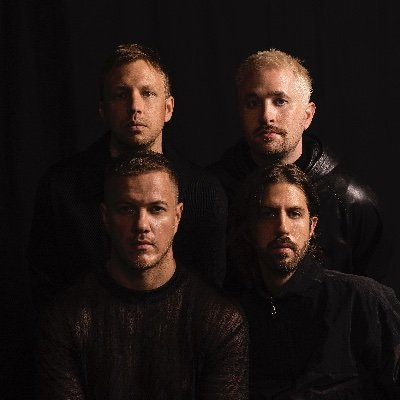
#> input picture Iot_raspberrypi/06_multimidia/ssd.jpg, 400 x 400 px
$ python OpenCV_image.py
#> lines starting #> are read from the running program, lines starting #| are printed output that depends on the picture; after the words box and inside, x2 and y2 are one past the last pixel; in counts of white or black regions, pixels touching at a corner belong together
import cv2

img = cv2.imread('ssd.jpg')
#> img is the input picture: shape (400, 400, 3); mean B, G, R 20.1, 22.4, 30.9
img2 = cv2.resize(img, (1000, 800))
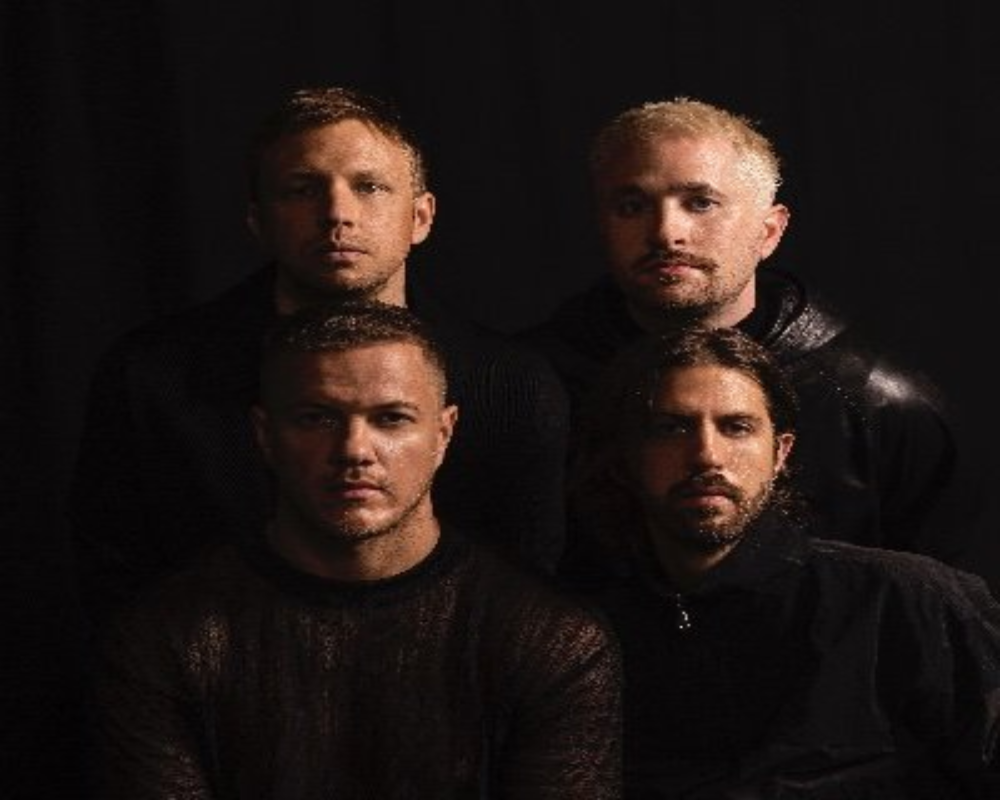
#> img2: shape (800, 1000, 3); mean B, G, R 20, 22.3, 30.8

gray = cv2.cvtColor(img, cv2.COLOR_BGR2GRAY)
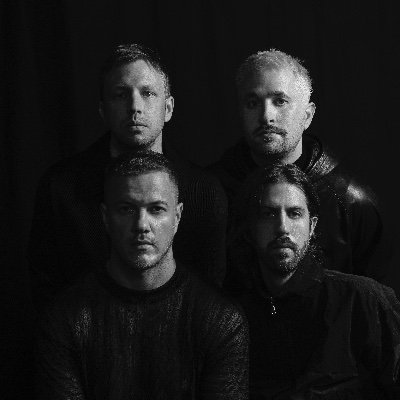
#> gray: shape (400, 400); min 0, max 246, mean 24.8

#Edge 선 추출
Edge1 = cv2.Canny(img, 0, 100)
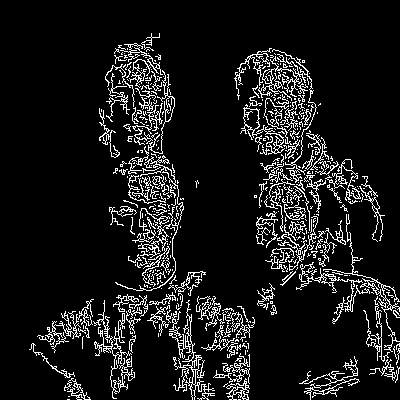
#> Edge1: shape (400, 400); 9.8% white in thin lines or dots, all inside (x1, y1, x2, y2) = (29, 33, 400, 400)
Edge2 = cv2.Canny(img, 100, 150)
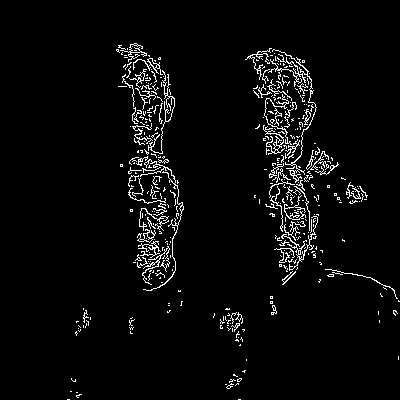
#> Edge2: shape (400, 400); 4% white in thin lines or dots, all inside (x1, y1, x2, y2) = (67, 43, 400, 400)
Edge3 = cv2.Canny(img, 150, 200)
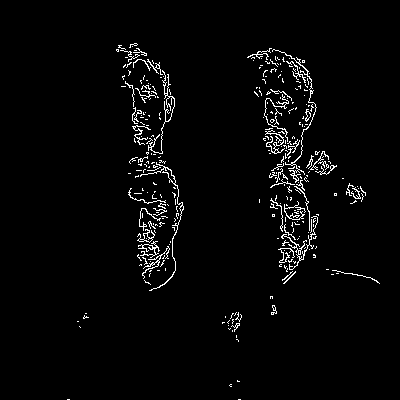
#> Edge3: shape (400, 400); 2.8% white in thin lines or dots, all inside (x1, y1, x2, y2) = (67, 43, 380, 400)

#cv2.imshow('a', img)
#cv2.imshow('b', img2)
#cv2.imshow('c', gray)

cv2.imshow('d', Edge1)
cv2.imshow('e', Edge2)
cv2.imshow('f', Edge3)

# A : 65 a : 97 ENTER : 13 ESC : 27
while True:
    if cv2.waitKey() == 13:
#> (key Esc is pressed here)
        break

cv2.imwrite('ssd_gray.jpg', gray)

#> (the run stopped early here; a loop or call above may not have finished)
